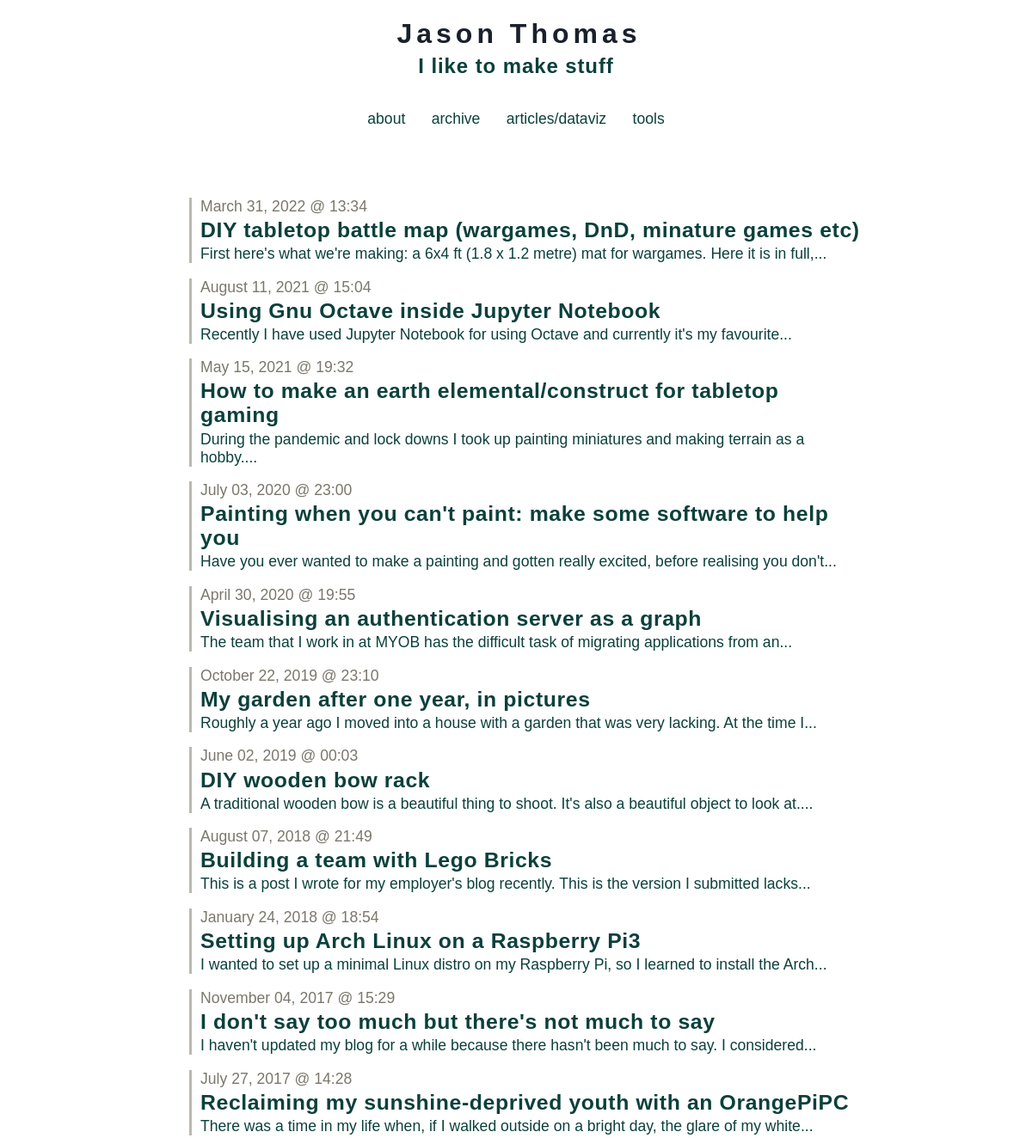
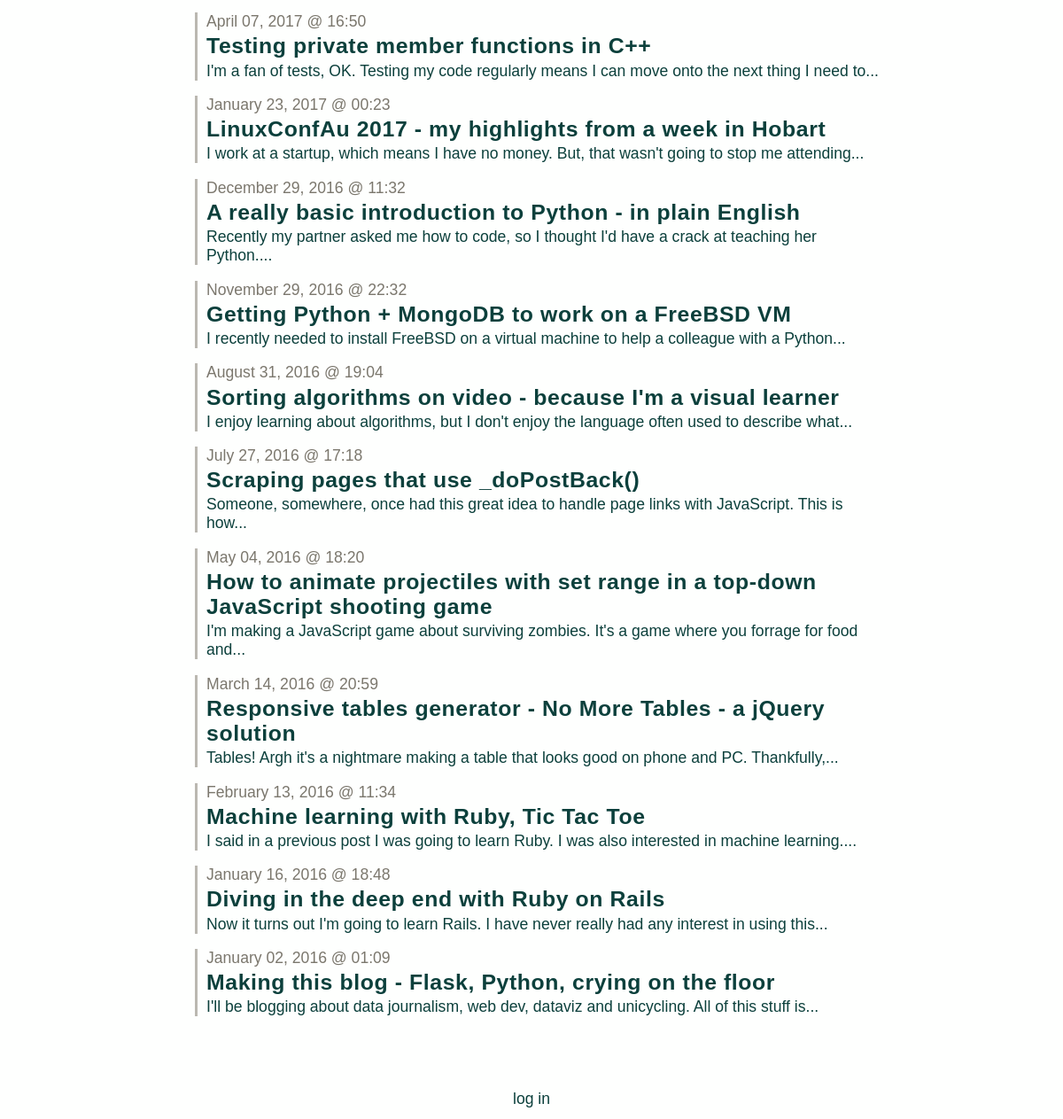
Page /archive on the committed database (2 pictures, top to bottom).
### tables this page shows
CREATE TABLE entries (
  id integer primary key autoincrement,
  entryDate date not null,
  title text not null,
  text text not null
);

### app.py (the view)
@app.route('/archive')
def show_archive():
    session.pop('logged_in', None)
    entries = get_sql_records("entries")
    return render_template('show_archive.html', entries=entries)

### app.py (called while the page is built)
def connect_db():
    return sqlite3.connect(app.config['DATABASE'])

def get_sql_records(table):
    if table == "articles":
        cursor = g.db.execute('select title, publishDate, link, text, interactive from articles order by id asc')
        articles = [dict(title=row[0], date=row[1], link=row[2], text=row[3], interactive=row[4]) for row in cursor.fetchall()]
        return articles
    elif table == "entries":
        cursor = g.db.execute('select title, entryDate, text from entries order by id asc')
        entries = [dict(title=row[0], date=row[1], text=row[2]) for row in cursor.fetchall()]
        return entries
    else:
        raise sqlite3.DatabaseError

@app.before_request
def before_request():
    g.db = connect_db()

@app.teardown_request
def teardown_request(exception):
    db = getattr(g, 'db', None)
    if db is not None:
        db.close()

@app.after_request
def after_request(response):
    response.headers.set('X-Content-Type-Options', 'nosniff')
    response.headers.set('X-Frame-Options', 'SAMEORIGIN')
    response.headers.set('X-XSS-Protection', '1; mode=block')
    response.headers.set('Strict-Transport-Security', 'max-age=63072000')
    return response

### templates/show_archive.html
{% extends "layout.html" %}
{% block body %}
  <ul class=entries>
  {% set entry_length=entries|length %}
  {% if entry_length > 0 %}
    {% for entry in entries|reverse() %}
      {% set this_entry_i=entry_length-loop.index %}
      <li class=archiveLink value=>
        <a href="/post?postNum={{this_entry_i}}">
          <p class=dateText>{{ entry.date|safe }}</p>
          <h3>{{ entry.title }}</h3>
          <p>{{entry.text|striptags|truncate(100) }}</p>
        </a>
    {% endfor %}
  {% else %}
    <li><em>Why not say something?</em>
  {% endif %}
  </ul>
{% endblock %}

### templates/layout.html (shortened to what this page needs)
<!doctype html>
<link rel="stylesheet" href="{{ url_for('static', filename='default.css') }}">
<link rel=stylesheet type=text/css href="{{ url_for('static', filename='style.css') }}">
<div class=topBanner>
  <a href="/">
    <h1>Jason Thomas</h1>
    <h4>I like to make stuff</h4>
  </a>
</div>
<div class=topLinks>
  <a href="{{ url_for('about') }}">about</a>
  <a href="{{ url_for('show_archive') }}">archive</a>
  <a href="{{ url_for('show_articles') }}">articles/dataviz</a>
  <a href="{{ url_for('my_work') }}">tools</a>
</div>
<div class=page>
  {% block body %}{% endblock %}
</div>
<div class=metanav>
  {% if not session.logged_in %}
    <a href="{{ url_for('login') }}">log in</a>
  {% else %}
    <a href="{{ url_for('logout') }}">log out</a>
  {% endif %}
</div>

### static/style.css (style rules this page uses)
a,h2,h3 { color: #0C403C; }
a:link { text-decoration: none; }
h1,h2,h3,h4 { letter-spacing: 0.6px; }
.page { margin: 3em auto; padding: .8em; max-width: 800px; }
.page a { text-decoration: underline; }
li { margin-bottom: 1em; list-style: none; padding-left:10px; border-left: 3px solid #BBB8B1; margin-left:10px; }
.archiveLink * { cursor:pointer; margin-bottom: 0.125em; margin-top: 0.125em; }
.archiveLink a { text-decoration: none; }
ul { padding-left:10px; }
.topBanner { width: 100%; text-align: center; cursor: pointer; }
.topBanner h1 { font-size: 4.0vh; margin-bottom:5px; letter-spacing:5px; margin-left:7px; color: #1A202C; }
.topBanner h4 { font-size: 3.0vh; letter-spacing:0.9px; margin-top:5px; color: #0C403C; }
.metanav, .topLinks { text-align: center; font-size: 0.9em; padding: 0.3em; }
.topLinks * { margin: 0.75em; margin-top: 0; }
.dateText { margin-bottom:0px; color: #7B776D; }
h1 { font-size: 3.8vh; }
h3 { font-size: 3.1vh; }
h4 { font-size: 2.7vh; }
p, a, code, li { font-size: 2.2vh; }

### rows in the picture
entries: date "March 31, 2022 @ 13:34", title "DIY tabletop battle map (wargames, DnD, minature games etc)", text "First here's what we're making: a 6x4 ft (1.8 x 1.2 metre) mat for wargames. Here it is in full,..."
entries: date "August 11, 2021 @ 15:04", title "Using Gnu Octave inside Jupyter Notebook", text "Recently I have used Jupyter Notebook for using Octave and currently it's my favourite..."
entries: date "May 15, 2021 @ 19:32", title "How to make an earth elemental/construct for tabletop gaming", text "During the pandemic and lock downs I took up painting miniatures and making terrain as a hobby...."
entries: date "July 03, 2020 @ 23:00", title "Painting when you can't paint: make some software to help you", text "Have you ever wanted to make a painting and gotten really excited, before realising you don't..."
entries: date "April 30, 2020 @ 19:55", title "Visualising an authentication server as a graph", text "The team that I work in at MYOB has the difficult task of migrating applications from an..."
entries: date "October 22, 2019 @ 23:10", title "My garden after one year, in pictures", text "Roughly a year ago I moved into a house with a garden that was very lacking. At the time I..."
entries: date "June 02, 2019 @ 00:03", title "DIY wooden bow rack", text "A traditional wooden bow is a beautiful thing to shoot. It's also a beautiful object to look at...."
entries: date "August 07, 2018 @ 21:49", title "Building a team with Lego Bricks", text "This is a post I wrote for my employer's blog recently. This is the version I submitted lacks..."
entries: date "January 24, 2018 @ 18:54", title "Setting up Arch Linux on a Raspberry Pi3", text "I wanted to set up a minimal Linux distro on my Raspberry Pi, so I learned to install the Arch..."
entries: date "November 04, 2017 @ 15:29", title "I don't say too much but there's not much to say", text "I haven't updated my blog for a while because there hasn't been much to say. I considered..."
entries: date "July 27, 2017 @ 14:28", title "Reclaiming my sunshine-deprived youth with an OrangePiPC", text "There was a time in my life when, if I walked outside on a bright day, the glare of my white..."
entries: date "April 07, 2017 @ 16:50", title "Testing private member functions in C++", text "I'm a fan of tests, OK. Testing my code regularly means I can move onto the next thing I need to..."
entries: date "January 23, 2017 @ 00:23", title "LinuxConfAu 2017 - my highlights from a week in Hobart", text "I work at a startup, which means I have no money. But, that wasn't going to stop me attending..."
entries: date "December 29, 2016 @ 11:32", title "A really basic introduction to Python - in plain English", text "Recently my partner asked me how to code, so I thought I'd have a crack at teaching her Python...."
entries: date "November 29, 2016 @ 22:32", title "Getting Python + MongoDB to work on a FreeBSD VM", text "I recently needed to install FreeBSD on a virtual machine to help a colleague with a Python..."
entries: date "August 31, 2016 @ 19:04", title "Sorting algorithms on video - because I'm a visual learner", text "I enjoy learning about algorithms, but I don't enjoy the language often used to describe what..."
entries: date "July 27, 2016 @ 17:18", title "Scraping pages that use _doPostBack()", text "Someone, somewhere, once had this great idea to handle page links with JavaScript. This is how..."
entries: date "May 04, 2016 @ 18:20", title "How to animate projectiles with set range in a top-down JavaScript shooting game", text "I'm making a JavaScript game about surviving zombies. It's a game where you forrage for food and..."
entries: date "March 14, 2016 @ 20:59", title "Responsive tables generator - No More Tables - a jQuery solution", text "Tables! Argh it's a nightmare making a table that looks good on phone and PC. Thankfully,..."
entries: date "February 13, 2016 @ 11:34", title "Machine learning with Ruby, Tic Tac Toe", text "I said in a previous post I was going to learn Ruby. I was also interested in machine learning...."
entries: date "January 16, 2016 @ 18:48", title "Diving in the deep end with Ruby on Rails", text "Now it turns out I'm going to learn Rails. I have never really had any interest in using this..."
entries: date "January 02, 2016 @ 01:09", title "Making this blog - Flask, Python, crying on the floor", text "I'll be blogging about data journalism, web dev, dataviz and unicycling. All of this stuff is..."
